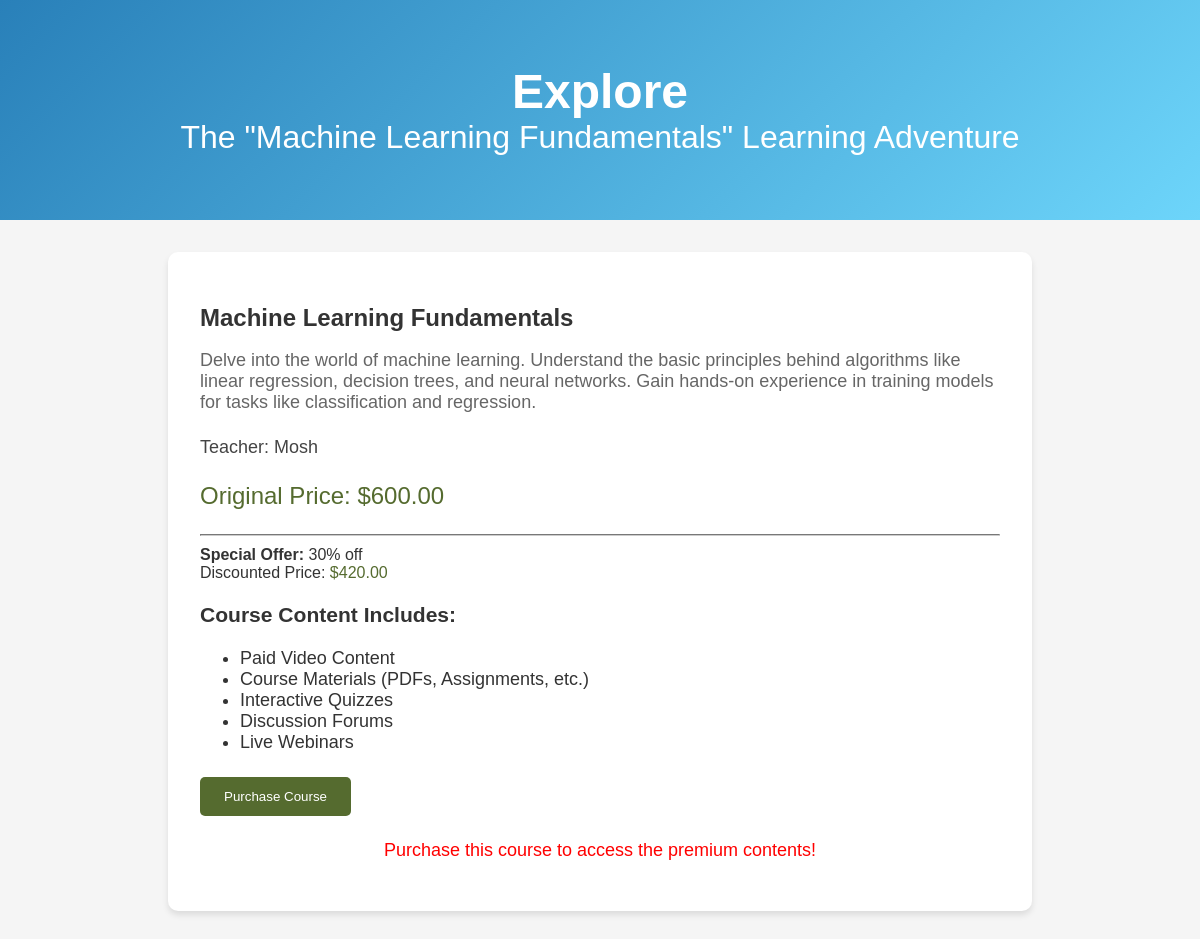
Page /course/4/ on the committed database.
### courses/models.py (models this page shows, shortened)
class Course(models.Model):
    title = models.CharField(max_length=200)
    description = models.TextField()
    teacher = models.ForeignKey(Teacher, on_delete=models.CASCADE)
    price = models.DecimalField(max_digits=10, decimal_places=2)
    rating = models.DecimalField(max_digits=3, decimal_places=2, null=True, blank=True)
    has_contents = models.BooleanField(default=False)

class Teacher(models.Model):
    user = models.OneToOneField(CustomUser, on_delete=models.CASCADE)

class CustomUser(AbstractUser):
    USER_TYPE_CHOICES = [
        ('teacher', 'Teacher'),
        ('student', 'Student'),
    ]
    user_type = models.CharField(max_length=10, choices=USER_TYPE_CHOICES)
    objects = CustomUserManager()

### courses/views.py (the view)
# urls.py: path('course/<int:course_id>/', views.CourseDetail, name='course_detail'),
def CourseDetail(request, course_id):
    course = get_object_or_404(Course, id=course_id)
    course_price_float = float(course.price)
    discounted_price = course_price_float * 0.7
    paypal_dict = {
        "business": settings.PAYPAL_RECEIVER_EMAIL,
        "amount": str(discounted_price),
        "item_name": course.title,
        "invoice": f"course-{course_id}",
        "notify_url": request.build_absolute_uri(reverse('paypal-ipn')),
        "return_url": request.build_absolute_uri(reverse('payment_success')),
        "cancel_return": request.build_absolute_uri(reverse('payment_cancel')),
    }
    paypal_form = PayPalPaymentsForm(initial=paypal_dict)
    context = {
        'course': course,
        'discounted_price': discounted_price,
        'paypal_form': paypal_form,
    }
    return render(request, 'course_detail.html', context)

### templates/course_detail.html (shortened to what this page needs)
<!DOCTYPE html>
<html lang="en">
<head>
</head>
<body>
    <header style="background-image: linear-gradient(135deg, #2980B9, #6DD5FA); color: white; text-align: center; padding: 4rem 0;">
        <h1 style="font-size: 3rem; font-weight: bold; margin: 0;">Explore</h1>
        <h2 style="font-size: 2rem; font-weight: normal; margin: 0;">The "{{ course.title }}" Learning Adventure</h2>
    </header>
    <div class="course-details">
        <h2 class="course-title">{{ course.title }}</h2>
        <p class="course-description">{{ course.description }}</p>
        <p class="teacher-name">Teacher: {{ course.teacher.user.username }}</p>
        <p class="course-price">
            Original Price: ${{ course.price|floatformat:2 }}<br>
            <hr style="border-color: #ccc; margin: 10px 0;">
            <span style="font-weight: bold;">Special Offer:</span> 30% off<br>
            Discounted Price: <span style="color: #556B2F;">${{ discounted_price|floatformat:2 }}</span>
        </p>
        <div class="contents-list">
            <h3>Course Content Includes:</h3>
            <ul>
                <li>Paid Video Content</li>
                <li>Course Materials (PDFs, Assignments, etc.)</li>
                <li>Interactive Quizzes</li>
                <li>Discussion Forums</li>
                <li>Live Webinars</li>
            </ul>
        </div>
        <form class="purchase-form" action="{% url 'purchase_course' course.id %}" method="post">
            <button type="submit">Purchase Course</button>
        </form>
        <p class="purchase-message">
            Purchase this course to access the premium contents!
        </p>
    </div>
</body>
</html>

### templates/course_detail.html (style rules this page uses)
body { font-family: Arial, sans-serif; background-color: #f5f5f5; margin: 0; padding: 0; color: #333; }
header { background-color: #556B2F; color: white; text-align: center; padding: 1rem; }
.course-details { max-width: 800px; margin: 2rem auto; padding: 2rem; background-color: white; border-radius: 10px; box-shadow: 0px 4px 6px rgba(0, 0, 0, 0.1); }
.course-title { font-size: 24px; font-weight: bold; margin-bottom: 1rem; color: #333; }
.course-description { font-size: 18px; margin-bottom: 1.5rem; color: #666; }
.course-price { font-size: 24px; margin-bottom: 1.5rem; color: #556B2F; }
.teacher-name { font-size: 18px; margin-bottom: 1rem; color: #444; }
.purchase-form { margin-top: 1rem; }
button { background-color: #556B2F; color: white; padding: 12px 24px; border: none; border-radius: 5px; cursor: pointer; transition: background-color 0.2s; }
.contents-list { font-size: 18px; margin-bottom: 1.5rem; color: #333; }
.purchase-message { color: red; font-size: 18px; margin-top: 1.5rem; text-align: center; }

### rows in the picture
Course: title "Machine Learning Fundamentals", description "Delve into the world of machine learning. Understand the basic principles behind algorithms like linear regression, decision trees, and neural networks. Gain hands-on experience in training models for tasks like classification and regression.", teacher.user.username "Mosh", price "600.00"

### other values in the picture
{{ discounted_price|floatformat:2 }} "420.00"
